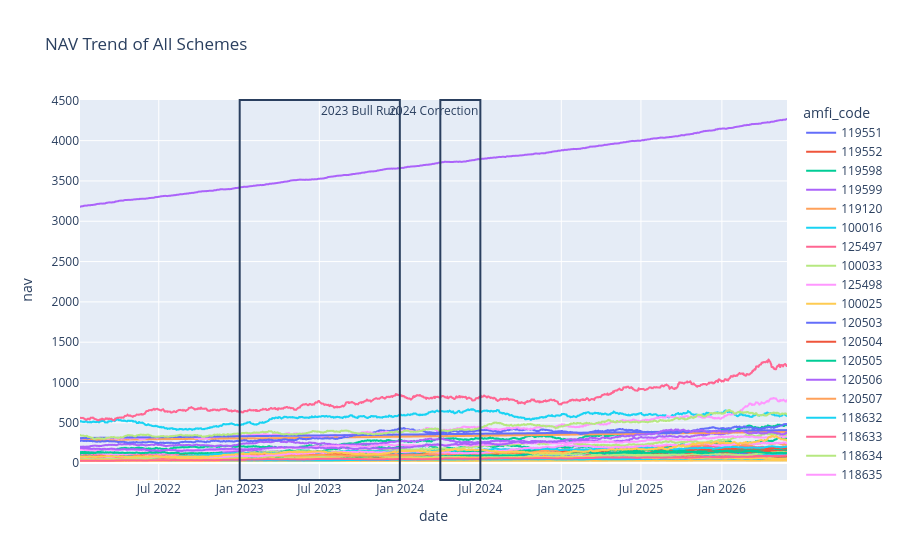

The notebook cell this image was saved under:
### Code cell
## Insight 1
nav["date"] = pd.to_datetime(nav["date"])

fig = px.line(
    nav,
    x="date",
    y="nav",
    color="amfi_code",
    title="NAV Trend of All Schemes"
)
fig.add_vrect(
    x0="2023-01-01",
    x1="2023-12-31",
    annotation_text="2023 Bull Run"
)
fig.add_vrect(
    x0="2024-04-01",
    x1="2024-07-01",
    annotation_text="2024 Correction"
)
fig.write_image(
    "reports/nav_trend.png"
)

fig.show()

### Figure 1 — Plotly figure (JSON) as saved in the notebook; plotly's stock layout.template omitted (floating-point values rounded to 4 significant figures; data arrays with more than 128 entries replaced by an {"elided": "..."} marker saying what was removed)
{"data": [{"hovertemplate": "amfi_code=119551<br>date=%{x}<br>nav=%{y}<extra></extra>", "legendgroup": "119551", "line": {"color": "#636efa", "dash": "solid"}, "marker": {"symbol": "circle"}, "mode": "lines", "name": "119551", "showlegend": true, "type": "scattergl", "x": {"elided": "1150 str values"}, "xaxis": "x", "y": {"elided": "1150 float values"}, "yaxis": "y"}, {"hovertemplate": "amfi_code=119552<br>date=%{x}<br>nav=%{y}<extra></extra>", "legendgroup": "119552", "line": {"color": "#EF553B", "dash": "solid"}, "marker": {"symbol": "circle"}, "mode": "lines", "name": "119552", "showlegend": true, "type": "scattergl", "x": {"elided": "1150 str values"}, "xaxis": "x", "y": {"elided": "1150 float values"}, "yaxis": "y"}, {"hovertemplate": "amfi_code=119598<br>date=%{x}<br>nav=%{y}<extra></extra>", "legendgroup": "119598", "line": {"color": "#00cc96", "dash": "solid"}, "marker": {"symbol": "circle"}, "mode": "lines", "name": "119598", "showlegend": true, "type": "scattergl", "x": {"elided": "1150 str values"}, "xaxis": "x", "y": {"elided": "1150 float values"}, "yaxis": "y"}, {"hovertemplate": "amfi_code=119599<br>date=%{x}<br>nav=%{y}<extra></extra>", "legendgroup": "119599", "line": {"color": "#ab63fa", "dash": "solid"}, "marker": {"symbol": "circle"}, "mode": "lines", "name": "119599", "showlegend": true, "type": "scattergl", "x": {"elided": "1150 str values"}, "xaxis": "x", "y": {"elided": "1150 float values"}, "yaxis": "y"}, {"hovertemplate": "amfi_code=119120<br>date=%{x}<br>nav=%{y}<extra></extra>", "legendgroup": "119120", "line": {"color": "#FFA15A", "dash": "solid"}, "marker": {"symbol": "circle"}, "mode": "lines", "name": "119120", "showlegend": true, "type": "scattergl", "x": {"elided": "1150 str values"}, "xaxis": "x", "y": {"elided": "1150 float values"}, "yaxis": "y"}, {"hovertemplate": "amfi_code=100016<br>date=%{x}<br>nav=%{y}<extra></extra>", "legendgroup": "100016", "line": {"color": "#19d3f3", "dash": "solid"}, "marker": {"symbol": "circle"}, "mode": "lines", "name": "100016", "showlegend": true, "type": "scattergl", "x": {"elided": "1150 str values"}, "xaxis": "x", "y": {"elided": "1150 float values"}, "yaxis": "y"}, {"hovertemplate": "amfi_code=125497<br>date=%{x}<br>nav=%{y}<extra></extra>", "legendgroup": "125497", "line": {"color": "#FF6692", "dash": "solid"}, "marker": {"symbol": "circle"}, "mode": "lines", "name": "125497", "showlegend": true, "type": "scattergl", "x": {"elided": "1150 str values"}, "xaxis": "x", "y": {"elided": "1150 float values"}, "yaxis": "y"}, {"hovertemplate": "amfi_code=100033<br>date=%{x}<br>nav=%{y}<extra></extra>", "legendgroup": "100033", "line": {"color": "#B6E880", "dash": "solid"}, "marker": {"symbol": "circle"}, "mode": "lines", "name": "100033", "showlegend": true, "type": "scattergl", "x": {"elided": "1150 str values"}, "xaxis": "x", "y": {"elided": "1150 float values"}, "yaxis": "y"}, {"hovertemplate": "amfi_code=125498<br>date=%{x}<br>nav=%{y}<extra></extra>", "legendgroup": "125498", "line": {"color": "#FF97FF", "dash": "solid"}, "marker": {"symbol": "circle"}, "mode": "lines", "name": "125498", "showlegend": true, "type": "scattergl", "x": {"elided": "1150 str values"}, "xaxis": "x", "y": {"elided": "1150 float values"}, "yaxis": "y"}, {"hovertemplate": "amfi_code=100025<br>date=%{x}<br>nav=%{y}<extra></extra>", "legendgroup": "100025", "line": {"color": "#FECB52", "dash": "solid"}, "marker": {"symbol": "circle"}, "mode": "lines", "name": "100025", "showlegend": true, "type": "scattergl", "x": {"elided": "1150 str values"}, "xaxis": "x", "y": {"elided": "1150 float values"}, "yaxis": "y"}, {"hovertemplate": "amfi_code=120503<br>date=%{x}<br>nav=%{y}<extra></extra>", "legendgroup": "120503", "line": {"color": "#636efa", "dash": "solid"}, "marker": {"symbol": "circle"}, "mode": "lines", "name": "120503", "showlegend": true, "type": "scattergl", "x": {"elided": "1150 str values"}, "xaxis": "x", "y": {"elided": "1150 float values"}, "yaxis": "y"}, {"hovertemplate": "amfi_code=120504<br>date=%{x}<br>nav=%{y}<extra></extra>", "legendgroup": "120504", "line": {"color": "#EF553B", "dash": "solid"}, "marker": {"symbol": "circle"}, "mode": "lines", "name": "120504", "showlegend": true, "type": "scattergl", "x": {"elided": "1150 str values"}, "xaxis": "x", "y": {"elided": "1150 float values"}, "yaxis": "y"}, {"hovertemplate": "amfi_code=120505<br>date=%{x}<br>nav=%{y}<extra></extra>", "legendgroup": "120505", "line": {"color": "#00cc96", "dash": "solid"}, "marker": {"symbol": "circle"}, "mode": "lines", "name": "120505", "showlegend": true, "type": "scattergl", "x": {"elided": "1150 str values"}, "xaxis": "x", "y": {"elided": "1150 float values"}, "yaxis": "y"}, {"hovertemplate": "amfi_code=120506<br>date=%{x}<br>nav=%{y}<extra></extra>", "legendgroup": "120506", "line": {"color": "#ab63fa", "dash": "solid"}, "marker": {"symbol": "circle"}, "mode": "lines", "name": "120506", "showlegend": true, "type": "scattergl", "x": {"elided": "1150 str values"}, "xaxis": "x", "y": {"elided": "1150 float values"}, "yaxis": "y"}, {"hovertemplate": "amfi_code=120507<br>date=%{x}<br>nav=%{y}<extra></extra>", "legendgroup": "120507", "line": {"color": "#FFA15A", "dash": "solid"}, "marker": {"symbol": "circle"}, "mode": "lines", "name": "120507", "showlegend": true, "type": "scattergl", "x": {"elided": "1150 str values"}, "xaxis": "x", "y": {"elided": "1150 float values"}, "yaxis": "y"}, {"hovertemplate": "amfi_code=118632<br>date=%{x}<br>nav=%{y}<extra></extra>", "legendgroup": "118632", "line": {"color": "#19d3f3", "dash": "solid"}, "marker": {"symbol": "circle"}, "mode": "lines", "name": "118632", "showlegend": true, "type": "scattergl", "x": {"elided": "1150 str values"}, "xaxis": "x", "y": {"elided": "1150 float values"}, "yaxis": "y"}, {"hovertemplate": "amfi_code=118633<br>date=%{x}<br>nav=%{y}<extra></extra>", "legendgroup": "118633", "line": {"color": "#FF6692", "dash": "solid"}, "marker": {"symbol": "circle"}, "mode": "lines", "name": "118633", "showlegend": true, "type": "scattergl", "x": {"elided": "1150 str values"}, "xaxis": "x", "y": {"elided": "1150 float values"}, "yaxis": "y"}, {"hovertemplate": "amfi_code=118634<br>date=%{x}<br>nav=%{y}<extra></extra>", "legendgroup": "118634", "line": {"color": "#B6E880", "dash": "solid"}, "marker": {"symbol": "circle"}, "mode": "lines", "name": "118634", "showlegend": true, "type": "scattergl", "x": {"elided": "1150 str values"}, "xaxis": "x", "y": {"elided": "1150 float values"}, "yaxis": "y"}, {"hovertemplate": "amfi_code=118635<br>date=%{x}<br>nav=%{y}<extra></extra>", "legendgroup": "118635", "line": {"color": "#FF97FF", "dash": "solid"}, "marker": {"symbol": "circle"}, "mode": "lines", "name": "118635", "showlegend": true, "type": "scattergl", "x": {"elided": "1150 str values"}, "xaxis": "x", "y": {"elided": "1150 float values"}, "yaxis": "y"}, {"hovertemplate": "amfi_code=118636<br>date=%{x}<br>nav=%{y}<extra></extra>", "legendgroup": "118636", "line": {"color": "#FECB52", "dash": "solid"}, "marker": {"symbol": "circle"}, "mode": "lines", "name": "118636", "showlegend": true, "type": "scattergl", "x": {"elided": "1150 str values"}, "xaxis": "x", "y": {"elided": "1150 float values"}, "yaxis": "y"}, {"hovertemplate": "amfi_code=120841<br>date=%{x}<br>nav=%{y}<extra></extra>", "legendgroup": "120841", "line": {"color": "#636efa", "dash": "solid"}, "marker": {"symbol": "circle"}, "mode": "lines", "name": "120841", "showlegend": true, "type": "scattergl", "x": {"elided": "1150 str values"}, "xaxis": "x", "y": {"elided": "1150 float values"}, "yaxis": "y"}, {"hovertemplate": "amfi_code=120842<br>date=%{x}<br>nav=%{y}<extra></extra>", "legendgroup": "120842", "line": {"color": "#EF553B", "dash": "solid"}, "marker": {"symbol": "circle"}, "mode": "lines", "name": "120842", "showlegend": true, "type": "scattergl", "x": {"elided": "1150 str values"}, "xaxis": "x", "y": {"elided": "1150 float values"}, "yaxis": "y"}, {"hovertemplate": "amfi_code=120843<br>date=%{x}<br>nav=%{y}<extra></extra>", "legendgroup": "120843", "line": {"color": "#00cc96", "dash": "solid"}, "marker": {"symbol": "circle"}, "mode": "lines", "name": "120843", "showlegend": true, "type": "scattergl", "x": {"elided": "1150 str values"}, "xaxis": "x", "y": {"elided": "1150 float values"}, "yaxis": "y"}, {"hovertemplate": "amfi_code=120844<br>date=%{x}<br>nav=%{y}<extra></extra>", "legendgroup": "120844", "line": {"color": "#ab63fa", "dash": "solid"}, "marker": {"symbol": "circle"}, "mode": "lines", "name": "120844", "showlegend": true, "type": "scattergl", "x": {"elided": "1150 str values"}, "xaxis": "x", "y": {"elided": "1150 float values"}, "yaxis": "y"}, {"hovertemplate": "amfi_code=119092<br>date=%{x}<br>nav=%{y}<extra></extra>", "legendgroup": "119092", "line": {"color": "#FFA15A", "dash": "solid"}, "marker": {"symbol": "circle"}, "mode": "lines", "name": "119092", "showlegend": true, "type": "scattergl", "x": {"elided": "1150 str values"}, "xaxis": "x", "y": {"elided": "1150 float values"}, "yaxis": "y"}, {"hovertemplate": "amfi_code=119093<br>date=%{x}<br>nav=%{y}<extra></extra>", "legendgroup": "119093", "line": {"color": "#19d3f3", "dash": "solid"}, "marker": {"symbol": "circle"}, "mode": "lines", "name": "119093", "showlegend": true, "type": "scattergl", "x": {"elided": "1150 str values"}, "xaxis": "x", "y": {"elided": "1150 float values"}, "yaxis": "y"}, {"hovertemplate": "amfi_code=119094<br>date=%{x}<br>nav=%{y}<extra></extra>", "legendgroup": "119094", "line": {"color": "#FF6692", "dash": "solid"}, "marker": {"symbol": "circle"}, "mode": "lines", "name": "119094", "showlegend": true, "type": "scattergl", "x": {"elided": "1150 str values"}, "xaxis": "x", "y": {"elided": "1150 float values"}, "yaxis": "y"}, {"hovertemplate": "amfi_code=119095<br>date=%{x}<br>nav=%{y}<extra></extra>", "legendgroup": "119095", "line": {"color": "#B6E880", "dash": "solid"}, "marker": {"symbol": "circle"}, "mode": "lines", "name": "119095", "showlegend": true, "type": "scattergl", "x": {"elided": "1150 str values"}, "xaxis": "x", "y": {"elided": "1150 float values"}, "yaxis": "y"}, {"hovertemplate": "amfi_code=101206<br>date=%{x}<br>nav=%{y}<extra></extra>", "legendgroup": "101206", "line": {"color": "#FF97FF", "dash": "solid"}, "marker": {"symbol": "circle"}, "mode": "lines", "name": "101206", "showlegend": true, "type": "scattergl", "x": {"elided": "1150 str values"}, "xaxis": "x", "y": {"elided": "1150 float values"}, "yaxis": "y"}, {"hovertemplate": "amfi_code=101207<br>date=%{x}<br>nav=%{y}<extra></extra>", "legendgroup": "101207", "line": {"color": "#FECB52", "dash": "solid"}, "marker": {"symbol": "circle"}, "mode": "lines", "name": "101207", "showlegend": true, "type": "scattergl", "x": {"elided": "1150 str values"}, "xaxis": "x", "y": {"elided": "1150 float values"}, "yaxis": "y"}, {"hovertemplate": "amfi_code=101208<br>date=%{x}<br>nav=%{y}<extra></extra>", "legendgroup": "101208", "line": {"color": "#636efa", "dash": "solid"}, "marker": {"symbol": "circle"}, "mode": "lines", "name": "101208", "showlegend": true, "type": "scattergl", "x": {"elided": "1150 str values"}, "xaxis": "x", "y": {"elided": "1150 float values"}, "yaxis": "y"}, {"hovertemplate": "amfi_code=102885<br>date=%{x}<br>nav=%{y}<extra></extra>", "legendgroup": "102885", "line": {"color": "#EF553B", "dash": "solid"}, "marker": {"symbol": "circle"}, "mode": "lines", "name": "102885", "showlegend": true, "type": "scattergl", "x": {"elided": "1150 str values"}, "xaxis": "x", "y": {"elided": "1150 float values"}, "yaxis": "y"}, {"hovertemplate": "amfi_code=102886<br>date=%{x}<br>nav=%{y}<extra></extra>", "legendgroup": "102886", "line": {"color": "#00cc96", "dash": "solid"}, "marker": {"symbol": "circle"}, "mode": "lines", "name": "102886", "showlegend": true, "type": "scattergl", "x": {"elided": "1150 str values"}, "xaxis": "x", "y": {"elided": "1150 float values"}, "yaxis": "y"}, {"hovertemplate": "amfi_code=102887<br>date=%{x}<br>nav=%{y}<extra></extra>", "legendgroup": "102887", "line": {"color": "#ab63fa", "dash": "solid"}, "marker": {"symbol": "circle"}, "mode": "lines", "name": "102887", "showlegend": true, "type": "scattergl", "x": {"elided": "1150 str values"}, "xaxis": "x", "y": {"elided": "1150 float values"}, "yaxis": "y"}, {"hovertemplate": "amfi_code=148567<br>date=%{x}<br>nav=%{y}<extra></extra>", "legendgroup": "148567", "line": {"color": "#FFA15A", "dash": "solid"}, "marker": {"symbol": "circle"}, "mode": "lines", "name": "148567", "showlegend": true, "type": "scattergl", "x": {"elided": "1150 str values"}, "xaxis": "x", "y": {"elided": "1150 float values"}, "yaxis": "y"}, {"hovertemplate": "amfi_code=148568<br>date=%{x}<br>nav=%{y}<extra></extra>", "legendgroup": "148568", "line": {"color": "#19d3f3", "dash": "solid"}, "marker": {"symbol": "circle"}, "mode": "lines", "name": "148568", "showlegend": true, "type": "scattergl", "x": {"elided": "1150 str values"}, "xaxis": "x", "y": {"elided": "1150 float values"}, "yaxis": "y"}, {"hovertemplate": "amfi_code=148569<br>date=%{x}<br>nav=%{y}<extra></extra>", "legendgroup": "148569", "line": {"color": "#FF6692", "dash": "solid"}, "marker": {"symbol": "circle"}, "mode": "lines", "name": "148569", "showlegend": true, "type": "scattergl", "x": {"elided": "1150 str values"}, "xaxis": "x", "y": {"elided": "1150 float values"}, "yaxis": "y"}, {"hovertemplate": "amfi_code=149322<br>date=%{x}<br>nav=%{y}<extra></extra>", "legendgroup": "149322", "line": {"color": "#B6E880", "dash": "solid"}, "marker": {"symbol": "circle"}, "mode": "lines", "name": "149322", "showlegend": true, "type": "scattergl", "x": {"elided": "1150 str values"}, "xaxis": "x", "y": {"elided": "1150 float values"}, "yaxis": "y"}, {"hovertemplate": "amfi_code=149323<br>date=%{x}<br>nav=%{y}<extra></extra>", "legendgroup": "149323", "line": {"color": "#FF97FF", "dash": "solid"}, "marker": {"symbol": "circle"}, "mode": "lines", "name": "149323", "showlegend": true, "type": "scattergl", "x": {"elided": "1150 str values"}, "xaxis": "x", "y": {"elided": "1150 float values"}, "yaxis": "y"}, {"hovertemplate": "amfi_code=149324<br>date=%{x}<br>nav=%{y}<extra></extra>", "legendgroup": "149324", "line": {"color": "#FECB52", "dash": "solid"}, "marker": {"symbol": "circle"}, "mode": "lines", "name": "149324", "showlegend": true, "type": "scattergl", "x": {"elided": "1150 str values"}, "xaxis": "x", "y": {"elided": "1150 float values"}, "yaxis": "y"}], "layout": {"annotations": [{"showarrow": false, "text": "2023 Bull Run", "x": "2023-12-31", "xanchor": "right", "xref": "x", "y": 1, "yanchor": "top", "yref": "y domain"}, {"showarrow": false, "text": "2024 Correction", "x": "2024-07-01", "xanchor": "right", "xref": "x", "y": 1, "yanchor": "top", "yref": "y domain"}], "legend": {"title": {"text": "amfi_code"}, "tracegroupgap": 0}, "shapes": [{"type": "rect", "x0": "2023-01-01", "x1": "2023-12-31", "xref": "x", "y0": 0, "y1": 1, "yref": "y domain"}, {"type": "rect", "x0": "2024-04-01", "x1": "2024-07-01", "xref": "x", "y0": 0, "y1": 1, "yref": "y domain"}], "title": {"text": "NAV Trend of All Schemes"}, "xaxis": {"anchor": "y", "domain": [0, 1], "title": {"text": "date"}}, "yaxis": {"anchor": "x", "domain": [0, 1], "title": {"text": "nav"}}}}
